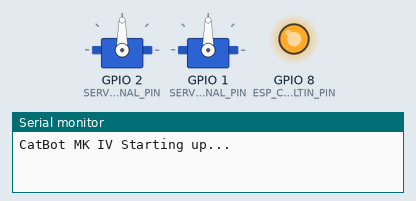
Simulated run of this sketch. Board: ESP32-C3. Parts: 2 × servo, output pins drawn as LEDs (lit = HIGH), the last lines printed to the serial monitor. Pins used as bus, display or sensor lines are not drawn.

Above: at 0.1 s.
At 0.5 s:
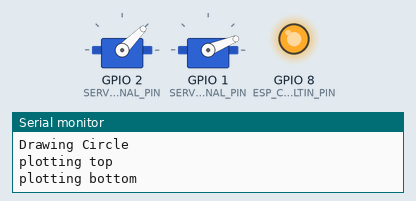
At 2.6 s:
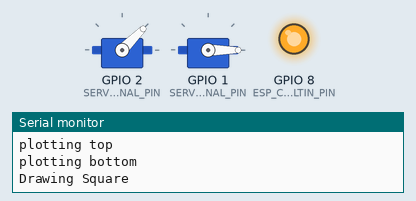
At 8.11 s:
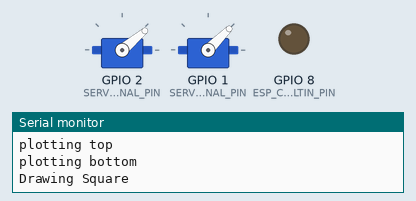
At 18.5 s:
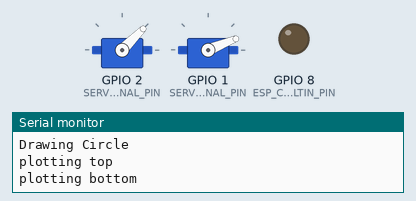
At 33.7 s:
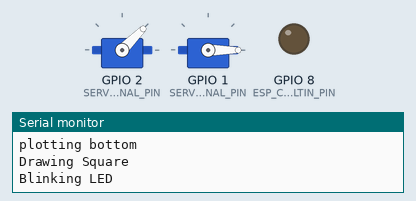
Timing chart, 0 to 40.0 s (numbered marks = the images above):
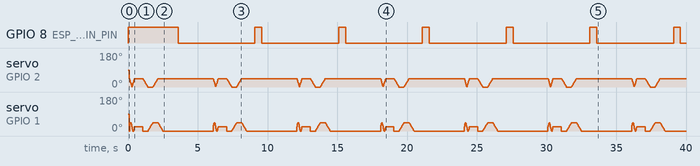

Measured:
- by itself, GPIO 8 (ESP_C3_LED_BUILTIN_PIN): alternates HIGH for 0.50 s and LOW for 5.5 s

The sketch:

catlaser_mk_IV.ino
```cpp
/* CatLaser MK IV
 by unicornmafia <https://github.com/unicornmafia>
 This code is in the public domain.

 modified 20 Jan 2024
 by Thomas Marsh
*/

#include <ESP32Servo.h>
#include <math.h>

// define pins for digital io
#define ESP_C3_LED_BUILTIN_PIN  8 // Builtin LED (blue) on front.  Also outputs to digital io pin #8
#define SERVO_Y_SIGNAL_PIN      1 // servoY's signal pin is at pin #1
#define SERVO_X_SIGNAL_PIN      2 // servoX's signal pin is at #2
#define LASER_POWER_PIN         3 // laser power is at pin #3


// set the max angles of the servo turret to 45 degrees
#define SERVO_MIN_ANGLE_X 0
#define SERVO_MAX_ANGLE_X 45
#define SERVO_MIN_ANGLE_Y 0
#define SERVO_MAX_ANGLE_Y 45
#define SERVO_REVERSE_X 1
#define SERVO_REVERSE_Y 0
#define SERVO_RANGE_X SERVO_MAX_ANGLE_X - SERVO_MIN_ANGLE_X
#define SERVO_RANGE_Y SERVO_MAX_ANGLE_Y - SERVO_MIN_ANGLE_Y


// variables
Servo servoX;  // create servo objects to control servos
Servo servoY;  // create servo objects to control servos

int xPos = SERVO_MIN_ANGLE_X;
int yPos = SERVO_MIN_ANGLE_Y;


void setLaserPosition(int xPos, int yPos){

  if (SERVO_REVERSE_X){
    // remap backwards
    xPos = map(xPos, SERVO_MIN_ANGLE_X, SERVO_MAX_ANGLE_X,SERVO_MAX_ANGLE_X,SERVO_MIN_ANGLE_X);
  }
  if (SERVO_REVERSE_Y){
    // remap backwards
    yPos = map(yPos, SERVO_MIN_ANGLE_Y, SERVO_MAX_ANGLE_Y,SERVO_MAX_ANGLE_Y,SERVO_MIN_ANGLE_Y);
  }
  servoX.write(xPos);
  servoY.write(yPos);
}

void setupServos() {
  // specific stuff for esp32-c3 servo control
  // Allow allocation of all timers
	ESP32PWM::allocateTimer(0);
	ESP32PWM::allocateTimer(1);
	ESP32PWM::allocateTimer(2);
	ESP32PWM::allocateTimer(3);
	servoX.setPeriodHertz(50);    // standard 50 hz servo
  servoY.setPeriodHertz(50);    // standard 50 hz servo
	servoX.attach(SERVO_X_SIGNAL_PIN, 1000, 2000); // attaches the servo on pin 18 to the servo object
  servoY.attach(SERVO_Y_SIGNAL_PIN, 1000, 2000); // attaches the servo on pin 18 to the servo object
	// using default min/max of 1000us and 2000us
	// different servos may require different min/max settings
	// for an accurate 0 to 180 sweep

  delay(100); // delay for 100 ms
  setLaserPosition(xPos, yPos);
}

void setupLaserPower(){
  pinMode(LASER_POWER_PIN, OUTPUT);
  digitalWrite(LASER_POWER_PIN, HIGH);  // start it on
}

void setupBlink() {
  pinMode(ESP_C3_LED_BUILTIN_PIN, OUTPUT);
  digitalWrite(ESP_C3_LED_BUILTIN_PIN, HIGH);  // start it on
}


void drawSquare() {
  Serial.println("Drawing Square");
  // loop x and y servos from min to max.  should make a square with the laser

  int slowdown = 2;
  // start lower left
  xPos = SERVO_MIN_ANGLE_X;
  yPos = SERVO_MIN_ANGLE_Y;
  setLaserPosition(xPos, yPos);

  // bottom left to bottom right
  for (int pos=0; pos < 180; pos++ ) {
    // this converts the value in the range 0->180 to the value ranges defined by the servo angles
    xPos = map(pos, 0, 180, SERVO_MIN_ANGLE_X, SERVO_MAX_ANGLE_X);
    setLaserPosition(xPos, yPos);
    delay(slowdown);
  }
  xPos = SERVO_MAX_ANGLE_X;
  setLaserPosition(xPos, yPos);

  // bottom right to top right
  for (int pos=0; pos < 180; pos++ ) {
    // this converts the value in the range 0->180 to the value ranges defined by the servo angles
    yPos = map(pos, 0, 180, SERVO_MIN_ANGLE_Y, SERVO_MAX_ANGLE_Y);
    setLaserPosition(xPos, yPos);
    delay(slowdown);
  }
  yPos = SERVO_MAX_ANGLE_Y;
  setLaserPosition(xPos, yPos);

  // top right to top left
  for (int pos=180; pos > 0; pos-- ) {
    // this converts the value in the range 0->180 to the value ranges defined by the servo angles
    xPos = map(pos, 0, 180, SERVO_MIN_ANGLE_X, SERVO_MAX_ANGLE_X);
    setLaserPosition(xPos, yPos);
    delay(slowdown);
  }
  xPos = SERVO_MIN_ANGLE_X;
  setLaserPosition(xPos, yPos);

  // top left to lower left
  for (int pos=180; pos > 0; pos-- ) {
    // this converts the value in the range 0->180 to the value ranges defined by the servo angles
    yPos = map(pos, 0, 180, SERVO_MIN_ANGLE_Y, SERVO_MAX_ANGLE_Y);
    setLaserPosition(xPos, yPos);
    delay(slowdown);
  }
  yPos = SERVO_MIN_ANGLE_Y;
  setLaserPosition(xPos, yPos);
}


//radians = (degrees * 71) / 4068
//degrees = (radians * 4068) / 71

void drawCircle() {
  Serial.println("Drawing Circle");
  // loop x and y servos from min to max.  should make a square with the laser

  int SERVO_MID_ANGLE_X = (int)round(float(SERVO_RANGE_X) / 2.0) + SERVO_MIN_ANGLE_X;
  int SERVO_MID_ANGLE_Y = (int)round(float(SERVO_RANGE_Y) / 2.0) + SERVO_MIN_ANGLE_Y;

  int slowdown = 1;
  int radians_min = 0;
  int radians_max = 180;

  // plot top
  Serial.println("plotting top");

  for (int x=0; x < 180; x++ ) {
    float radians = (x * 71.0) / 4068.0;
    int y = round(sin(radians) * (float)radians_max);
    // this converts the value in the range 0->180 to the value ranges defined by the servo angles

    xPos = map(x, 0, 180, SERVO_MIN_ANGLE_X, SERVO_MAX_ANGLE_X);
    yPos = map(y, radians_min, radians_max, SERVO_MID_ANGLE_Y, SERVO_MAX_ANGLE_Y);
    setLaserPosition(xPos, yPos);

    delay(slowdown);
  }


  Serial.println("plotting bottom");
  // plot bottom backwards
  for (int x=180; x > 0; x-- ) {
    float radians = (x * 71.0) / 4068.0;
    int y = round((1.0-sin(radians)) *  (float)radians_max);

    // this converts the value in the range 0->180 to the value ranges defined by the servo angles
    xPos = map(x, 0, 180, SERVO_MIN_ANGLE_X, SERVO_MAX_ANGLE_X);
    yPos = map(y, radians_min, radians_max, SERVO_MIN_ANGLE_Y, SERVO_MID_ANGLE_Y);
    setLaserPosition(xPos, yPos);

    delay(slowdown);
  }

}

void loopServos() {
  drawCircle();
  delay(600);
  drawSquare();
  delay(600);
}

void loopBlink() {
  Serial.println("Blinking LED");
  digitalWrite(ESP_C3_LED_BUILTIN_PIN, HIGH);  // turn the LED on (HIGH is the voltage level)
  delay(500);                      // wait for a second
  digitalWrite(ESP_C3_LED_BUILTIN_PIN, LOW);   // turn the LED off by making the voltage LOW
  delay(500);
}

void laserBlink() {
  Serial.println("Blinking Laser");
  digitalWrite(LASER_POWER_PIN, HIGH);  // turn the LED on (HIGH is the voltage level)
  delay(500);                      // wait for half a second
  digitalWrite(LASER_POWER_PIN, LOW);   // turn the LED off by making the voltage LOW
  delay(500);
}

void setup() {
  Serial.begin(115200);
  Serial.println("CatBot MK IV Starting up...");
  setupBlink();
  setupLaserPower();
  setupServos();
}

void loop() {
  loopServos();


  loopBlink();
  laserBlink();
  delay(1000);

}
```
